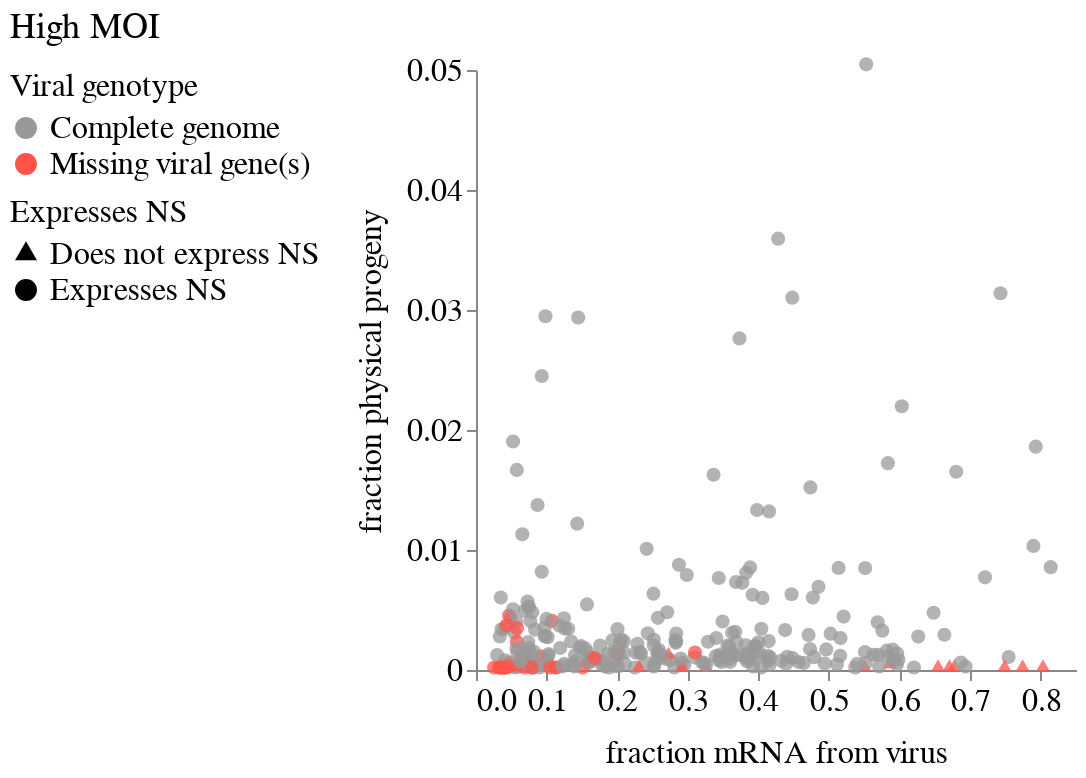

Notebook source saved alongside this figure:
### Markdown cell above
Nice scale option altair

### Code cell
# Files and variables
highMOI_transcription_progeny_file = figure_dir+'/'+'highMOI_transcription_progeny_plot.svg'
highMOI_transcription_progeny_interactive_file = 'docs/_includes/highMOI_transcription_progeny_interactive.html'

# Colors and shapes
genome_label_values = ["Complete genome",
                       "Missing viral gene(s)"]
genome_label_colors = ["#999999", "#FF5349"] # Verified cb-readable

# Selectors
genotype_selector = alt.selection_single(
    fields=["genome_label"],
    bind=alt.binding_select(
        name="Viral genotype\t",
        options=[None,
                 "Complete genome",
                 "Missing viral gene(s)"],
        labels=["All genomes",
                "Complete genome",
                "Missing viral gene(s)"]
    ),
)

# Build charts
highMOI_transcription_progeny_chart=(
    alt.Chart(transcription_progeny_df.query(f'sample == "highMOI"'))
    .encode(
        x=alt.X("frac_viral_UMIs_adjusted",
                scale=alt.Scale(domain=(0, 0.85)),
                axis=alt.Axis(title='fraction mRNA from virus')),
        y=alt.Y("freq_supernatant",
                sort=[False, True],
                scale=alt.Scale(domain=(0, 0.05), bins=[0,0.01,0.02,0.03,0.04,0.05]),
                axis=alt.Axis(title=f'{y_label["freq_supernatant"]}', format='.1g')),
        tooltip=["cell_barcode", alt.Tooltip("frac_viral_UMIs", format='.2g'),
                 "total_UMIs", "missing_viral_genes",
#                     "mutated_genes",
                 alt.Tooltip('freq_supernatant', format='.2g'),
#                     "viral_mutations", "mutation_support",
                ],
        color=alt.Color("genome_label",
                        legend=alt.Legend(title="Viral genotype",
                                          orient='left',
                                          direction='vertical',
                                          titleFontSize=16,
                                          titleFontWeight="normal",
                                          titleAnchor='start',
                                          labelFontSize=16,
                                          symbolStrokeWidth=0,
                                          symbolSize=120,
                                          labelLimit=200),
                        scale=alt.Scale(domain=genome_label_values,
                                        range=genome_label_colors)),
        shape=alt.Shape("present_fluNS_string",
                        legend=alt.Legend(title="Expresses NS",
                                          orient='left',
                                          direction='vertical',
                                          titleFontSize=16,
                                          titleFontWeight="normal",
                                          titleAnchor='start',
                                          labelFontSize=16,
                                          symbolStrokeWidth=0,
                                          symbolSize=120),
                        scale=alt.Scale(domain=present_fluNS_values,
                                        range=present_fluNS_shapes)),
        strokeWidth=alt.condition(cell_selector, alt.value(2), alt.value(0)),
        opacity=alt.condition(
            cell_selector,
            alt.value(1),
            alt.value(0.75),
        ),
        size=alt.value(50)
    )
    .mark_point(filled=True, stroke="black")
    .properties(width=300, height=300)
)

highMOI_transcription_progeny_plot = (
    highMOI_transcription_progeny_chart
    .configure_view(strokeWidth=0)
    .add_selection(cell_selector,
                   genotype_selector,
                   NS_selector)
    .transform_filter(genotype_selector)
    .transform_filter(NS_selector)
    .configure_axis(grid=False,
                    titleFontSize=16,
                    titleFontWeight="normal",
                    labelFontSize=16,
                    titlePadding=10)
    .properties(title="High MOI")
    .configure_title(anchor='start',
                     fontSize=18,
                     fontWeight="normal")
)

display(highMOI_transcription_progeny_plot)
altair_saver.save(highMOI_transcription_progeny_plot, highMOI_transcription_progeny_file)
highMOI_transcription_progeny_plot.save(highMOI_transcription_progeny_interactive_file)

### Figure 1 — Vega-Lite specification as saved in the notebook (floating-point values rounded to 4 significant figures; data arrays with more than 128 entries replaced by an {"elided": "..."} marker saying what was removed)
{"config": {"view": {"continuousWidth": 400, "continuousHeight": 300, "strokeWidth": 0}, "axis": {"grid": false, "labelFontSize": 16, "titleFontSize": 16, "titleFontWeight": "normal", "titlePadding": 10}, "title": {"anchor": "start", "fontSize": 18, "fontWeight": "normal"}}, "data": {"name": "data-4a298c992e4e83e496ead99177242855"}, "mark": {"type": "point", "filled": true, "stroke": "black"}, "encoding": {"color": {"field": "genome_label", "legend": {"direction": "vertical", "labelFontSize": 16, "labelLimit": 200, "orient": "left", "symbolSize": 120, "symbolStrokeWidth": 0, "title": "Viral genotype", "titleAnchor": "start", "titleFontSize": 16, "titleFontWeight": "normal"}, "scale": {"domain": ["Complete genome", "Missing viral gene(s)"], "range": ["#999999", "#FF5349"]}, "type": "nominal"}, "opacity": {"condition": {"value": 1, "selection": "selector001"}, "value": 0.75}, "shape": {"field": "present_fluNS_string", "legend": {"direction": "vertical", "labelFontSize": 16, "orient": "left", "symbolSize": 120, "symbolStrokeWidth": 0, "title": "Expresses NS", "titleAnchor": "start", "titleFontSize": 16, "titleFontWeight": "normal"}, "scale": {"domain": ["Does not express NS", "Expresses NS"], "range": ["triangle", "circle"]}, "type": "nominal"}, "size": {"value": 50}, "strokeWidth": {"condition": {"value": 2, "selection": "selector001"}, "value": 0}, "tooltip": [{"field": "cell_barcode", "type": "nominal"}, {"field": "frac_viral_UMIs", "format": ".2g", "type": "quantitative"}, {"field": "total_UMIs", "type": "quantitative"}, {"field": "missing_viral_genes", "type": "nominal"}, {"field": "freq_supernatant", "format": ".2g", "type": "quantitative"}], "x": {"axis": {"title": "fraction mRNA from virus"}, "field": "frac_viral_UMIs_adjusted", "scale": {"domain": [0, 0.85]}, "type": "quantitative"}, "y": {"axis": {"format": ".1g", "title": "fraction physical progeny"}, "field": "freq_supernatant", "scale": {"bins": [0, 0.01, 0.02, 0.03, 0.04, 0.05], "domain": [0, 0.05]}, "sort": [false, true], "type": "quantitative"}}, "height": 300, "selection": {"selector001": {"type": "single", "on": "mouseover", "empty": "none"}, "selector004": {"type": "single", "fields": ["genome_label"], "bind": {"input": "select", "options": [null, "Complete genome", "Missing viral gene(s)"], "labels": ["All genomes", "Complete genome", "Missing viral gene(s)"], "name": "Viral genotype\t"}}, "selector002": {"type": "single", "fields": ["present_fluNS_string"], "bind": {"input": "select", "options": [null, "Does not express NS", "Expresses NS"], "labels": ["All", "Does not express NS", "Expresses NS"], "name": "Expresses NS\t"}}}, "title": "High MOI", "transform": [{"filter": {"selection": "selector004"}}, {"filter": {"selection": "selector002"}}], "width": 300, "$schema": "https://vega.github.io/schema/vega-lite/v4.17.0.json", "datasets": {"data-4a298c992e4e83e496ead99177242855": {"elided": "290 records"}}}
